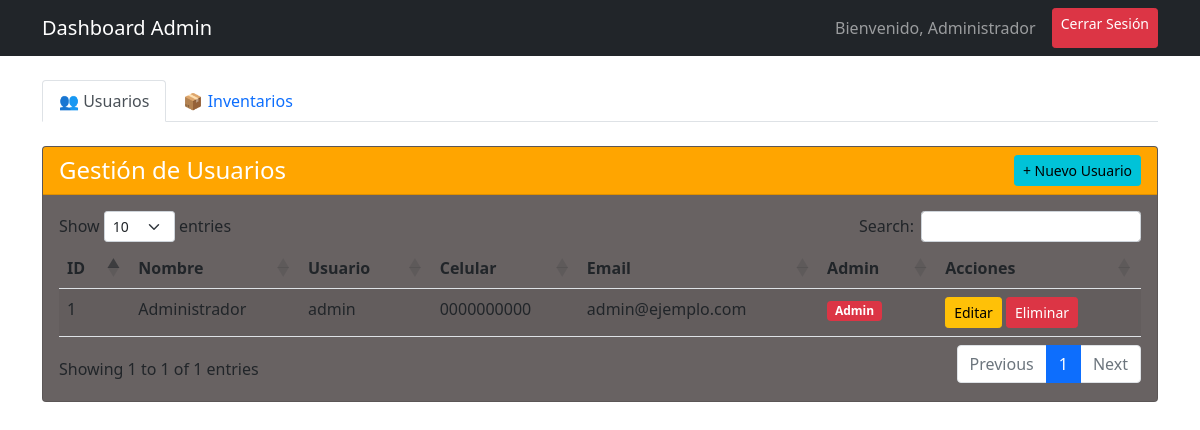
The page /dashboard (signed in) on the database as committed earlier.
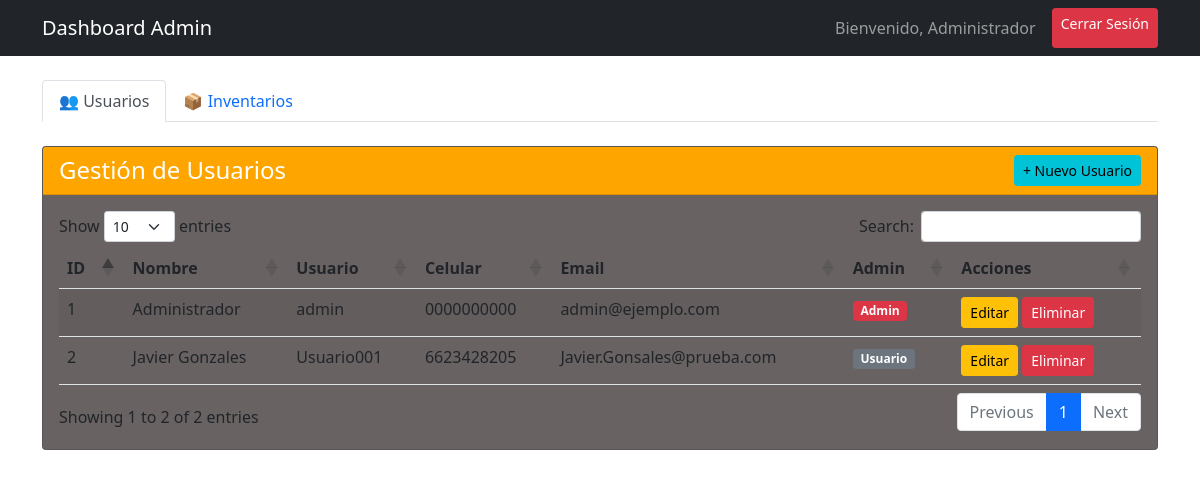
The same page on the database as committed later.
### models.py (models this page shows)
class Usuario(UserMixin, db.Model):
    __tablename__ = 'usuarios'  # Cambiado a 'usuarios' (plural) para evitar conflicto
    id = db.Column(db.Integer, primary_key=True)
    nombre = db.Column(db.String(100), nullable=False)
    usuario = db.Column(db.String(50), unique=True, nullable=False)
    celular = db.Column(db.String(20), nullable=False)
    email = db.Column(db.String(100), unique=True, nullable=False)
    password_hash = db.Column(db.String(200), nullable=False)  # Cambiado de 'password' a 'password_hash'
    es_admin = db.Column(db.Boolean, default=False)
    fecha_registro = db.Column(db.DateTime, default=datetime.utcnow)

### app.py (the view)
@app.route('/dashboard')
@login_required
def dashboard():
    if not current_user.es_admin:
        flash('Acceso denegado. Se requieren permisos de administrador', 'error')
        return redirect(url_for('perfil'))
    usuarios = Usuario.query.all()
    productos = obtener_productos()
    productos = productos if productos else []
    return render_template('dashboard.html', usuarios=usuarios, productos=productos, current_user=current_user)

### app.py (called while the page is built)
@login_manager.user_loader
def load_user(user_id):
    return Usuario.query.get(int(user_id))

def obtener_productos():
    return [
        {
            'id': 1,
            'nombre': 'Laptop',
            'categoria': 'electronica',
            'precio': 750.50,
            'stock': 10,
            'imagen': 'https://via.placeholder.com/50'
        },
        {
            'id': 2,
            'nombre': 'Mouse',
            'categoria': 'electronica',
            'precio': 25.99,
            'stock': 50,
            'imagen': 'https://via.placeholder.com/50'
        }
    ]

### templates/dashboard.html (shortened to what this page needs)
<!DOCTYPE html>
<html lang="es">
<head>
    <link href="https://cdn.jsdelivr.net/npm/bootstrap@5.1.3/dist/css/bootstrap.min.css" rel="stylesheet">
    <link href="https://cdn.datatables.net/1.11.5/css/dataTables.bootstrap5.min.css" rel="stylesheet">
</head>
<body>
    <nav class="navbar navbar-dark bg-dark">
        <div class="container">
            <span class="navbar-brand">Dashboard Admin</span>
            <div class="d-flex">
                <span class="navbar-text me-3">Bienvenido, {{ current_user.nombre }}</span>
                <a href="{{ url_for('logout') }}" class="btn btn-danger btn-sm">Cerrar Sesión</a>
            </div>
        </div>
    </nav>
    <div class="container mt-4">
        <ul class="nav nav-tabs mb-4" id="myTab" role="tablist">
            <li class="nav-item" role="presentation">
                <button class="nav-link active" id="usuarios-tab" data-bs-toggle="tab" data-bs-target="#usuarios" type="button" role="tab">👥 Usuarios</button>
            </li>
            <li class="nav-item" role="presentation">
                <button class="nav-link" id="inventarios-tab" data-bs-toggle="tab" data-bs-target="#inventarios" type="button" role="tab">📦 Inventarios</button>
            </li>
        </ul>
        <div class="tab-content" id="myTabContent">
            <div class="tab-pane fade show active" id="usuarios" role="tabpanel">
                <div class="card" style="background-color: rgb(104, 98, 98);">
                    <div class="card-header text-white d-flex justify-content-between align-items-center" style="background-color: orange;">
                        <h4 class="mb-0">Gestión de Usuarios</h4>
                        <button class="btn btn-sm" style="background-color: rgb(0, 195, 216) !important; border-color: rgb(0, 195, 216) !important; color: #000 !important;" data-bs-toggle="modal" data-bs-target="#crearUsuarioModal">
                            + Nuevo Usuario
                        </button>
                    </div>
                    <div class="card-body">
                        <div class="table-responsive">
                            <table id="usuariosTable" class="table table-striped">
                                <thead>
                                    <tr>
                                        <th>ID</th>
                                        <th>Nombre</th>
                                        <th>Usuario</th>
                                        <th>Celular</th>
                                        <th>Email</th>
                                        <th>Admin</th>
                                        <th>Acciones</th>
                                    </tr>
                                </thead>
                                <tbody>
                                    {% for usuario in usuarios %}
                                    <tr>
                                        <td>{{ usuario.id }}</td>
                                        <td>{{ usuario.nombre }}</td>
                                        <td>{{ usuario.usuario }}</td>
                                        <td>{{ usuario.celular }}</td>
                                        <td>{{ usuario.email }}</td>
                                        <td>
                                            {% if usuario.es_admin %}
                                                <span class="badge bg-danger">Admin</span>
                                            {% else %}
                                                <span class="badge bg-secondary">Usuario</span>
                                            {% endif %}
                                        </td>
                                        <td>
                                            <button class="btn btn-warning btn-sm" onclick="editarUsuario({{ usuario.id }})">Editar</button>
                                            <button class="btn btn-danger btn-sm" onclick="eliminarUsuario({{ usuario.id }})">Eliminar</button>
                                        </td>
                                    </tr>
                                    {% endfor %}
                                </tbody>
                            </table>
                        </div>
                    </div>
                </div>
            </div>
        </div>
    </div>
</body>
</html>

Rows that differ between the two databases and show on the page:
added Usuario: id "2", nombre "Javier Gonzales", usuario "Usuario001", celular "6623428205", email "Javier.Gonsales@prueba.com", es_admin "Usuario"
Other text that changed with them:
text written by a page script: "Show entries Search: Showing 1 to 1 of 1 entries Previous 1 Next" → "Show entries Search: Showing 1 to 2 of 2 entries Previous 1 Next"
